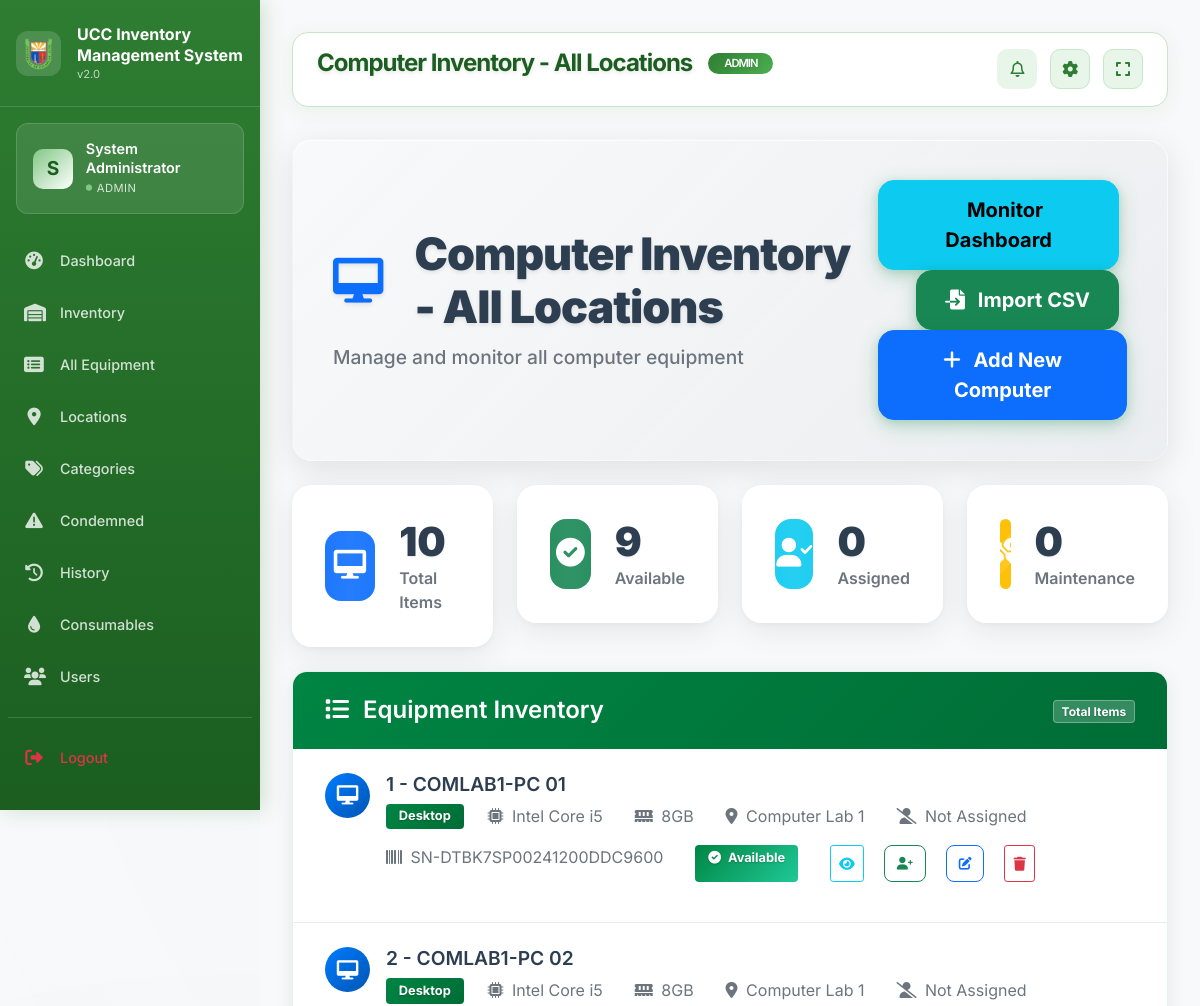
The app's page /archive_sites/inventory.php (signed in, upper part), older data.
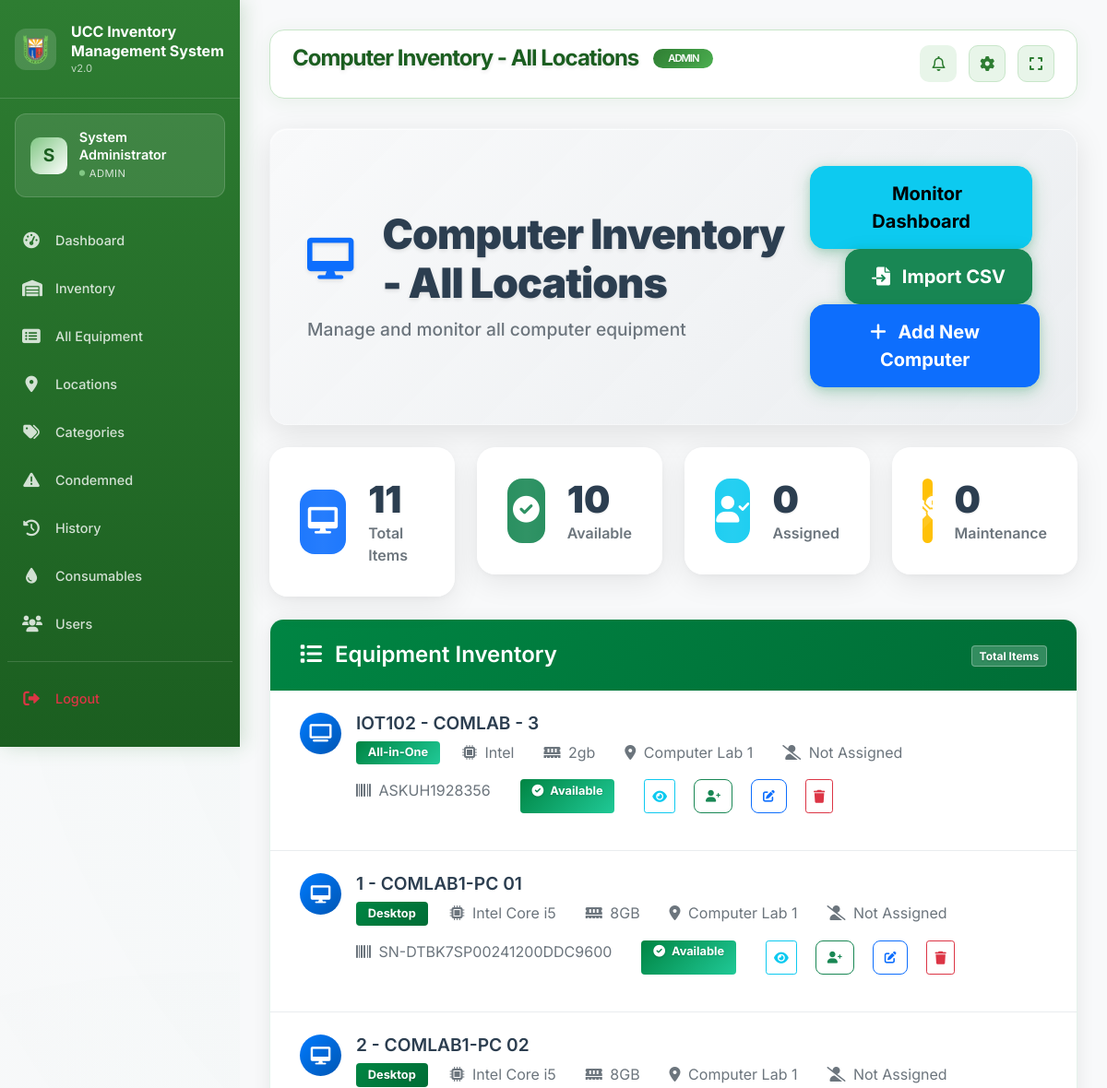
The same page, newer data.
### tables this page shows
CREATE TABLE `computer_inventory` (
  `id` int(11) NOT NULL,
  `item_number` varchar(50) NOT NULL,
  `computer_set_description` varchar(200) NOT NULL,
  `processor` varchar(100) NOT NULL,
  `ram` varchar(50) NOT NULL,
  `storage` varchar(100) NOT NULL,
  `device_type` enum('Desktop','Laptop','All-in-One') NOT NULL,
  `keyboard_status` enum('OK','Missing','Damaged','Needs Repair') DEFAULT 'OK',
  `mouse_status` enum('OK','Missing','Damaged','Needs Repair') DEFAULT 'OK',
  `power_cord_status` enum('OK','Missing','Damaged','Needs Repair') DEFAULT 'OK',
  `hdmi_status` enum('OK','Missing','Damaged','Needs Repair') DEFAULT 'OK',
  `operating_system` varchar(100) DEFAULT NULL,
  `serial_number` varchar(200) NOT NULL,
  `condition_status` enum('Excellent','Good','Fair','Poor','Damaged') DEFAULT 'Good',
  `location_id` int(11) DEFAULT NULL,
  `remarks` text DEFAULT NULL,
  `status` enum('available','assigned','maintenance','damaged','retired') DEFAULT 'available',
  `is_condemned` tinyint(1) DEFAULT 0,
  `condemned_date` timestamp NULL DEFAULT NULL,
  `condemned_reason` text DEFAULT NULL,
  `condemned_by` int(11) DEFAULT NULL,
  `assigned_to` int(11) DEFAULT NULL,
  `assigned_date` timestamp NULL DEFAULT NULL,
  `created_at` timestamp NOT NULL DEFAULT current_timestamp(),
  `updated_at` timestamp NOT NULL DEFAULT current_timestamp() ON UPDATE current_timestamp()
);

CREATE TABLE `locations` (
  `id` int(11) NOT NULL,
  `location_name` varchar(100) NOT NULL,
  `location_type_id` int(11) DEFAULT NULL,
  `location_type` varchar(50) DEFAULT NULL,
  `description` text DEFAULT NULL,
  `capacity` int(11) DEFAULT 0,
  `facilitator_id` int(11) DEFAULT NULL,
  `created_at` timestamp NOT NULL DEFAULT current_timestamp(),
  `updated_at` timestamp NOT NULL DEFAULT current_timestamp() ON UPDATE current_timestamp()
);

### archive_sites/inventory.php (the view, shortened to what the rows shown need)
<?php
$database = new Database();
$db = $database->getConnection();
$location_type = 'computer_lab';
$location_name = 'All Locations';
$where_conditions = [];
$params = [];
$where_clause = !empty($where_conditions) ? "WHERE " . implode(" AND ", $where_conditions) : "";
$inventory_data = [];
$page_title = "Inventory Management";
if ($location_type === 'computer_lab') {
    $query = "SELECT ci.*, l.location_name, u.full_name as assigned_user
              FROM computer_inventory ci
              LEFT JOIN locations l ON ci.location_id = l.id
              LEFT JOIN users u ON ci.assigned_to = u.id
              {$where_clause}
              ORDER BY CAST(ci.item_number AS UNSIGNED) ASC";
    $stmt = $db->prepare($query);
    $stmt->execute($params);
    $inventory_data = $stmt->fetchAll(PDO::FETCH_ASSOC);
    $page_title = "Computer Inventory - " . $location_name;
    $inventory_type = 'computers';
}
$page_title = $page_title;
include '../includes/header.php';
?>
<div class="inventory-header mb-4">
    <div class="row align-items-center">
        <div class="col-md-8">
            <div class="page-title-section">
                <h2 class="page-title mb-2">
                    <i class="fas fa-<?php
                        echo $inventory_type === 'computers' ? 'desktop' :
                            ($inventory_type === 'kitchen' ? 'utensils' :
                            ($inventory_type === 'office' ? 'briefcase' :
                            ($inventory_type === 'lab' ? 'flask' : 'boxes')));
                    ?> text-primary me-3"></i>
                    <?php echo htmlspecialchars($page_title); ?>
                </h2>
            </div>
        </div>
    </div>
</div>
<div class="modern-list-container">
    <div class="modern-list-wrapper">
        <?php if (empty($inventory_data)): ?>
        <div class="empty-state">
            <div class="empty-icon">
                <i class="fas fa-box-open"></i>
            </div>
            <h4>No Items Found</h4>
            <p class="text-muted">No equipment found for this location type.</p>
        </div>
        <?php else: ?>
        <div class="list-group modern-list-group">
            <?php foreach ($inventory_data as $item): ?>
            <div class="list-group-item modern-list-item clickable-row" data-item='<?php echo json_encode($item); ?>'>
                <div class="list-item-content">
                    <div class="list-item-main">
                        <div class="list-item-icon icon-<?php echo $location_type; ?>">
                            <?php if ($inventory_type === 'computers'): ?>
                            <i class="fas fa-<?php
                                echo $item['device_type'] == 'Desktop' ? 'desktop' :
                                    ($item['device_type'] == 'Laptop' ? 'laptop' : 'tv');
                            ?>"></i>
                            <?php elseif ($inventory_type === 'kitchen'): ?>
                            <i class="fas fa-utensils"></i>
                            <?php elseif ($inventory_type === 'office'): ?>
                            <i class="fas fa-briefcase"></i>
                            <?php elseif ($inventory_type === 'lab'): ?>
                            <i class="fas fa-flask"></i>
                            <?php else: ?>
                            <i class="fas fa-box"></i>
                            <?php endif; ?>
                        </div>
                        <div class="list-item-details">
                            <div class="list-item-title">
                                <h5 class="mb-1">
                                    <?php echo htmlspecialchars($item['item_number']); ?> -
                                    <?php
                                    if ($inventory_type === 'computers') {
                                        echo htmlspecialchars($item['computer_set_description']);
                                    } else {
                                        echo htmlspecialchars($item['equipment_name']);
                                    }
                                    ?>
                                </h5>
                            </div>
                            <div class="list-item-meta">
                                <?php if ($inventory_type === 'computers'): ?>
                                <span class="badge badge-<?php
                                    echo $item['device_type'] == 'Desktop' ? 'primary' :
                                        ($item['device_type'] == 'Laptop' ? 'info' : 'success');
                                ?>-modern me-2">
                                    <?php echo htmlspecialchars($item['device_type']); ?>
                                </span>
                                <span class="text-muted me-3">
                                    <i class="fas fa-microchip me-1"></i>
                                    <?php echo htmlspecialchars($item['processor']); ?>
                                </span>
                                <span class="text-muted me-3">
                                    <i class="fas fa-memory me-1"></i>
                                    <?php echo htmlspecialchars($item['ram']); ?>
                                </span>
                                <?php endif; ?>
                                <span class="text-muted me-3">
                                    <i class="fas fa-map-marker-alt me-1"></i>
                                    <?php echo htmlspecialchars($item['location_name']) ?: 'Not Set'; ?>
                                </span>
                                <span class="text-muted me-3">
                                    <i class="fas fa-<?php echo $item['assigned_user'] ? 'user-check' : 'user-slash'; ?> me-1"></i>
                                    <?php echo htmlspecialchars($item['assigned_user']) ?: 'Not Assigned'; ?>
                                </span>
                                <?php if ($inventory_type === 'computers'): ?>
                                <span class="text-muted me-3">
                                    <i class="fas fa-barcode me-1"></i>
                                    <?php echo htmlspecialchars($item['serial_number']) ?: 'N/A'; ?>
                                </span>
                                <?php endif; ?>
                                <span class="badge badge-<?php
                                    echo $item['status'] == 'available' ? 'success' :
                                        ($item['status'] == 'assigned' ? 'primary' :
                                        ($item['status'] == 'maintenance' ? 'warning' : 'danger'));
                                ?>-modern me-3">
                                    <i class="fas fa-<?php
                                        echo $item['status'] == 'available' ? 'check-circle' :
                                            ($item['status'] == 'assigned' ? 'user' :
                                            ($item['status'] == 'maintenance' ? 'tools' : 'exclamation-triangle'));
                                    ?> me-1"></i>
                                    <?php echo ucfirst($item['status']); ?>
                                </span>
                                <button class="btn btn-sm btn-outline-info view-details-btn me-1"
                                        data-item='<?php echo json_encode($item); ?>'
                                        data-bs-toggle="modal" data-bs-target="#detailsModal"
                                        title="View Full Details">
                                    <i class="fas fa-eye"></i>
                                </button>
                                <?php if ($inventory_type === 'computers'): ?>
                                <button class="btn btn-sm btn-outline-success quick-assign-btn me-1"
                                        data-id="<?php echo $item['id']; ?>"
                                        data-assigned="<?php echo $item['assigned_to']; ?>"
                                        data-bs-toggle="modal" data-bs-target="#assignModal"
                                        title="Quick Assign">
                                    <i class="fas fa-user-plus"></i>
                                </button>
                                <button class="btn btn-sm btn-outline-primary edit-btn me-1"
                                        data-item='<?php echo json_encode($item); ?>'
                                        data-bs-toggle="modal" data-bs-target="#editModal"
                                        title="Edit Computer">
                                    <i class="fas fa-edit"></i>
                                </button>
                                <button class="btn btn-sm btn-outline-danger delete-btn"
                                        data-id="<?php echo $item['id']; ?>"
                                        data-bs-toggle="modal" data-bs-target="#deleteModal"
                                        title="Delete Computer">
                                    <i class="fas fa-trash"></i>
                                </button>
                                <?php endif; ?>
                            </div>
                        </div>
                    </div>
                </div>
            </div>
            <?php endforeach; ?>
        </div>
        <?php endif; ?>
    </div>
</div>
<?php include '../includes/footer.php'; ?>

Row changes from the older to the newer data that the page shows:
added computer_inventory: item_number "IOT102", computer_set_description "COMLAB - 3", device_type "All-in-One", processor "Intel", ram "2gb", location.location_name "Computer Lab 1", assigned_user "Not Assigned", serial_number "ASKUH1928356", status "Available"
Text that changed along with them:
$total_items: "10" → "11"
$available_count: "9" → "10"
